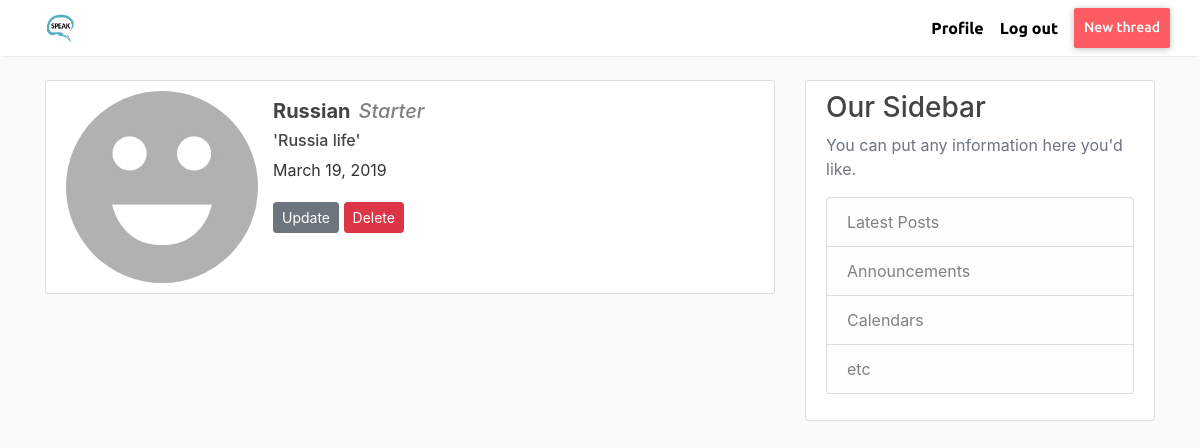
The page /thread/7/ (signed in) on the database its author committed.
### main/models.py (models this page shows, shortened)
class Thread(models.Model):
    language = models.ForeignKey(Language, on_delete=models.CASCADE)
    lingualevel = models.ForeignKey(LinguaLevel, on_delete=models.CASCADE)
    date_posted = models.DateTimeField(default=timezone.now)
    title = models.CharField(max_length=100)
    max_people = models.IntegerField()
    author = models.ForeignKey(User, on_delete=models.CASCADE)

class Language(models.Model):
    title = models.CharField(max_length=100)

class LinguaLevel(models.Model):
    title = models.CharField(max_length=100)
    short_title = models.CharField(max_length=100)
    def __str__(self):
        return self.title

### users/models.py (models this page shows, shortened)
class Profile(models.Model):
    user = models.OneToOneField(User, on_delete=models.CASCADE)
    image = models.ImageField(default='default.jpg', upload_to='profile_pics')

### main/views.py (the view)
# urls.py: path('thread/<int:pk>/', ThreadDetailView.as_view(), name='thread-detail'),
class ThreadDetailView(DetailView):
    model = Thread

### main/templates/main/thread_detail.html
{% extends "main/base.html" %}
{% block content %}
<article class="media content-section">
  <img class="rounded-circle article-img" src="{{ thread.author.profile.image.url }}">
  <div class="media-body container">
      <div class="article-metadata">
        <div class="row container mt-2">
          <h5 style="font-weight:bolder;">{{ object.language.title }}</h5>
          <h5 id='text-gray' class="ml-2">{{ object.lingualevel }}</h5>
        </div>
      </div>
    <h6>'{{ object.title }}'</h6>
    <p class="article-content">{{ object.date_posted|date:"F d, Y" }}</p>
      {% if object.author == user %}
        <div >
            <a class="btn btn-secondary btn-sm mt-1 mb-1"href="{% url 'thread-update' object.id %}">Update</a>
            <a class="btn btn-danger btn-sm mt-1 mb-1"href="{% url 'thread-delete' object.id %}">Delete</a>
        </div>
      {% endif %}
  </div>
</article>
{% endblock content%}

### main/static/blog/main.css (style rules this page uses)
body { background: #fafafa; color: #333333; margin-top: 5rem; }
h1, h2, h3, h4, h5, h6 { color: #444444; }
.content-section { background: #ffffff; padding: 10px 20px; border: 1px solid #dddddd; border-radius: 3px; margin-bottom: 20px; }
#text-gray { color: #808080; font-style: italic; }

### rows shown on the page
Thread: author.profile.image (placeholder picture), language "Russian", lingualevel "Starter", title "Russia life", date_posted "March 19, 2019"
